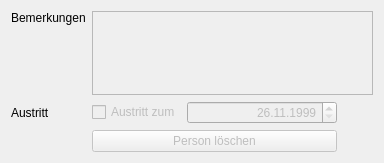
              <widget class="QWidget" name="pageSonstiges">
               <property name="geometry">
                <rect>
                 <x>0</x>
                 <y>0</y>
                 <width>384</width>
                 <height>163</height>
                </rect>
               </property>
               <attribute name="label">
                <string>Sonstiges</string>
               </attribute>
               <layout class="QGridLayout" name="gridLayout_13" rowstretch="1,0,0" columnstretch="0,0,0,1">
                <item row="0" column="0">
                 <widget class="QLabel" name="labelBemerkung">
                  <property name="text">
                   <string>Bemerkungen</string>
                  </property>
                  <property name="alignment">
                   <set>Qt::AlignLeading|Qt::AlignLeft|Qt::AlignTop</set>
                  </property>
                  <property name="buddy">
                   <cstring>plainBemerkung</cstring>
                  </property>
                 </widget>
                </item>
                <item row="0" column="1" colspan="3">
                 <widget class="QPlainTextEdit" name="plainBemerkung">
                  <property name="enabled">
                   <bool>false</bool>
                  </property>
                 </widget>
                </item>
                <item row="1" column="0">
                 <widget class="QLabel" name="labelAustritt">
                  <property name="text">
                   <string>Austritt</string>
                  </property>
                  <property name="buddy">
                   <cstring>dateAustritt</cstring>
                  </property>
                 </widget>
                </item>
                <item row="1" column="1">
                 <widget class="QCheckBox" name="checkAustritt">
                  <property name="enabled">
                   <bool>false</bool>
                  </property>
                  <property name="text">
                   <string>Austritt zum</string>
                  </property>
                 </widget>
                </item>
                <item row="1" column="2">
                 <widget class="QDateEdit" name="dateAustritt">
                  <property name="enabled">
                   <bool>false</bool>
                  </property>
                  <property name="minimumSize">
                   <size>
                    <width>150</width>
                    <height>0</height>
                   </size>
                  </property>
                  <property name="alignment">
                   <set>Qt::AlignRight|Qt::AlignTrailing|Qt::AlignVCenter</set>
                  </property>
                  <property name="minimumDate">
                   <date>
                    <year>1999</year>
                    <month>11</month>
                    <day>26</day>
                   </date>
                  </property>
                  <property name="displayFormat">
                   <string>dd.MM.yyyy</string>
                  </property>
                  <property name="timeSpec">
                   <enum>Qt::UTC</enum>
                  </property>
                  <property name="date">
                   <date>
                    <year>1999</year>
                    <month>11</month>
                    <day>26</day>
                   </date>
                  </property>
                 </widget>
                </item>
                <item row="1" column="3">
                 <spacer name="horizontalSpacer_4">
                  <property name="orientation">
                   <enum>Qt::Horizontal</enum>
                  </property>
                  <property name="sizeHint" stdset="0">
                   <size>
                    <width>40</width>
                    <height>18</height>
                   </size>
                  </property>
                 </spacer>
                </item>
                <item row="2" column="1" colspan="2">
                 <widget class="QPushButton" name="pushDelete">
                  <property name="enabled">
                   <bool>false</bool>
                  </property>
                  <property name="statusTip">
                   <string>Aktuelle Person löschen</string>
                  </property>
                  <property name="text">
                   <string>Person löschen</string>
                  </property>
                 </widget>
                </item>
               </layout>
              </widget>
